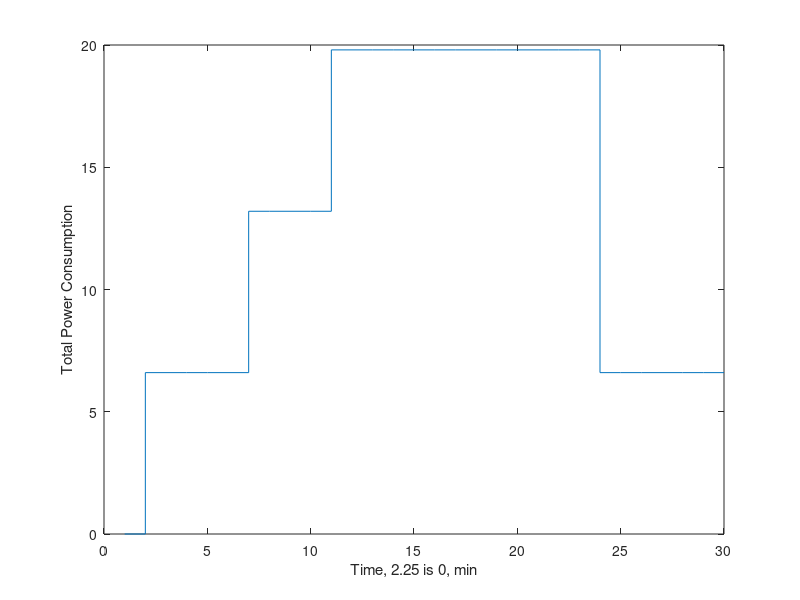

This chart was generated by the following MATLAB code:
%Sorry for messy code but it works fine
Cx = 0.19; %Drag coefficient
Cr = 0.0048; %Rolling coefficient
m = 1580; %vehicle mass with 2 person
A = 1.8; %front surface
eff = 0.85; %drivetrain efficiency
g = 9.81; %gravity
alpha = 0; %slope of road
dens = 1.25; %air density

bat_cap = 22; %battery capacity
charge = 6.6; %charging power rate
ch_eff = 0.95; %charging efficiency
fd=0; %other forces
SoE = [11; 13.6; 12]; %SoE of each car
speedEV1 = [0 3 5 6 8 9 14 14 12 11 11 10 10 6 2 0]; %EV-1's speed
speedEV2 = [0 5 8 8 12 10 9 8 7 3 2 0 ]; %EV-2's speed
speedEV3 = [0 5 8 8 15 12 10 8 8 7 7 7 7 6 4 2 0]; %EV-3's speed

%------------------------------------------------------------%
disp("EV-1");

v1 = speedEV1.*(1000/3600); %km/h to m/s
dt = 60; %Accel Force deltaT is 60 sec
deltaT = 1; %delta ts = s.*(1000/3600); %velocity m/s
square1 = v1.^2; %for Fa velocity needed squared
vel1 = diff(v1); %acceleration
zero = [0]; %after diff one var is empty so
dv1 =[zero vel1]; %first integer is must be = 0

f1 = m.*dv1./dt; %Newton law of motion
fa1 = 0.5*dens*A*Cx*square1; %Aerodynamic Drag Force
fr1 = m*Cr*g*cos(alpha); %Rolling Friction
fg1 = m*g*sin(alpha); %hill climbing force
ft1 = f1+fa1+fr1+fg1+fd; %Total Force
Pv1 = v1.*ft1; %Instantaneous vehicle power needed in watts
P1 = zeros(size(Pv1));  %Instantaneous Power
for i = 1:length(Pv1)
    if Pv1(i)>0 %if positive divide 0.85
        P1(i) = Pv1(i)./(eff*1000); %Instanteneous Power in kWs 
    elseif Pv1(i)<0 %if negative multiple 0.85
        P1(i) = Pv1(i).*eff./1000; %Instanteneous Power in kWs
    end
end

%discharge mode for EV
disp("Discharge rates");
for ii = 1:length(P1)
    SoE(1) = SoE(1) - ch_eff*P1(ii)*deltaT/60; %formula
    disp(SoE(1));
end
table1 = [v1; dv1; f1; fa1; ft1; Pv1; P1]; 

disp("Charging rates");
i=1; %counter
pout1(i)=0; %power consumption counter
t1 = 0; %2.25pm, EV-3 comes to D point
deltaT = 5/60; %delta is changing by 5 min. We need hour so divide 60
while SoE(1)<bat_cap
    if t1>=0 %2.25, EV-1 arives D
        SoE(1) = SoE(1) + ch_eff*charge*deltaT;
        t1=t1+5; %timer
        i=i+1; %ordinary counter
        pout1(i)=charge; %6.6kW power used
        disp(t1);
        disp(SoE(1));
        t_list1(i,:)=[SoE;t1];
    else
        t_list1(i,:)=[SoE; t1];
        SoE(1) = SoE(1);
        t1=t1+5; %timer
        i=i+1; %ordinary counter
        pout1(i)=0; %0 power used
    end
end
fprintf("EV-1 charged at %.2f o'clock\n", 2.25+t1*0.0166667); %0.0166667 is min to hour

%-----------------------------------------------------------%
disp("EV-2");

v2 = speedEV2.*(1000/3600); %km/h to m/s
dt = 60; %Accel Force deltaT is 60 sec
deltaT = 1; %delta ts = s.*(1000/3600); %velocity m/s
square2 = v2.^2; %for Fa velocity needed squared
ve2 = diff(v2); %acceleration 
zero = [0]; %after diff one var is empty so
dv2 =[zero ve2]; %first integer is needed = 0

f2 = m.*dv2./dt; %Newton law of motion
fa2 = 0.5*dens*A*Cx*square2; %Aerodynamic Drag Force
fr2 = m*Cr*g*cos(alpha); %Rolling Friction
fg2 = m*g*sin(alpha); %hill climbing force
ft2 = f2+fa2+fr2+fg2+fd; %Total Force
Pv2 = v2.*ft2; %Instantaneous vehicle power needed in watts
P2= zeros(size(Pv2));  %Instantaneous Power
for i = 1:length(Pv2)
    if Pv2(i)>0 %if positive divide 0.85
        P2(i) = Pv2(i)./(eff*1000); %Instanteneous Power in kWs
    elseif Pv2(i)<0 %if negative multiple 0.85
        P2(i) = Pv2(i).*eff./1000; %Instanteneous Power in kWs
    end
end

%discharge mode for EV
disp("Discharge rates");
for ii = 1:length(P2)
    SoE(2) = SoE(2) - ch_eff*P2(ii)*deltaT/60; %formula
    disp(SoE(2));
end
table2 = [v2; dv2; f2; fa2; ft2; Pv2; P2]; %

disp("Charging rates");
i=1; %ordinary counter
pout2=0; %power consumption counter
t2=0; %3.16pm, EV-3 comes to D point
deltaT = 5/60; %delta changing by 5min. We need hour so divided 60
while SoE(2)<bat_cap
    if t2>=21 %2.25+21 = 2.46, EV-2 arives D.
        SoE(2) = SoE(2) + ch_eff*charge*deltaT;
        t2=t2+5; %timer
        i=i+1; %ordinary counter
        pout2(i)=charge; %6.6kW power used
        disp(t2);
        disp(SoE(2));
        t_list2(i,:)=[SoE;t2];
    else
        t_list2(i,:)=[SoE;t2];
        SoE(2) = SoE(2);
        t2=t2+5; %timer
        i=i+1; %ordinary counter
        pout2(i)=0; %0kW power used
    end
end
fprintf("EV-2 charged at %.2f o'clock\n", 2.25+t2*0.0166667); %0.0166667 is min to hour

%--------------------------------------------------------------%
disp("EV-3");

v3 = speedEV3.*(1000/3600); %km/h to m/s
dt = 60; %Accel Force deltaT is 60 sec
deltaT = 1; %delta ts = s.*(1000/3600); %velocity m/s
square3 = v3.^2; %for Fa velocity needed squared
vel3 = diff(v3); %acceleration
zero = [0]; %after diff one var is empty so
dv3 =[zero vel3]; %first integer is needed = 0

f3 = m.*dv3./dt; %Newton law of motion
fa3 = 0.5*dens*A*Cx*square3; %Aerodynamic Drag Force
fr3 = m*Cr*g*cos(alpha); %Rolling Friction
fg3 = m*g*sin(alpha); %hill climbing force
ft3 = f3+fa3+fr3+fg3+fd; %Total Force
Pv3 = v3.*ft3; %Instantaneous vehicle power needed in watts
P3 = zeros(size(Pv3));  %Instantaneous Power
for i = 1:length(Pv3)
    if Pv3(i)>0 %if positive divide 0.85
        P3(i) = Pv3(i)./(eff*1000); %Instanteneous Power in kWs
    elseif Pv3(i)<0 %if negative multiple 0.85
        P3(i) = Pv3(i).*eff./1000; %Instanteneous Power in kWs
    end
end

%discharge mode for EV
disp("Discharge rates");
for ii = 1:length(P3)
    SoE(3)= SoE(3) - ch_eff*P3(ii)*deltaT/60;
    disp(SoE(3));
end
table3 = [v3; dv3; f3; fa3; ft3; Pv3; P3];

disp("Charging rates");
i=1; %ordinary counter
pout3=0; %power consumption counter
t3=0; %timer
deltaT=5/60; %delta is 5 min. we need hour so divided by 60
while SoE(3)<bat_cap
    if t3>=41 %2.25+41 = 3.06, EV-2 arives D
        SoE(3) = SoE(3) + ch_eff*charge*deltaT; %formula
        t3=t3+5; %timer
        i=i+1; %ordinary counter
        pout3(i)=charge; %6.6kW power used
        disp(t3);
        disp(SoE(3));
        t_list3(i,:)=[SoE;t3];
    else
        t_list3(i,:)=[SoE;t3];
        SoE(3) = SoE(3); 
        t3=t3+5; %time timer
        i=i+1; %ordinary counter
        pout3(i)=0; %power variation timer for EV-3
    end
end
fprintf("EV-3 charged at %.2f o'clock\n", 2.25+t3*0.0166667); %0.0166667 is min to hour

pout1(length(pout1)+1:length(pout3))=0; %the lengths was not equal to add each other
pout2(length(pout2)+1:length(pout3))=0; %the lengths was not equal to add each other
pout=pout1+pout2+pout3; %power variation
stairs(pout); %graph
xlabel("Time, 2.25 is 0, min");
ylabel("Total Power Consumption");
